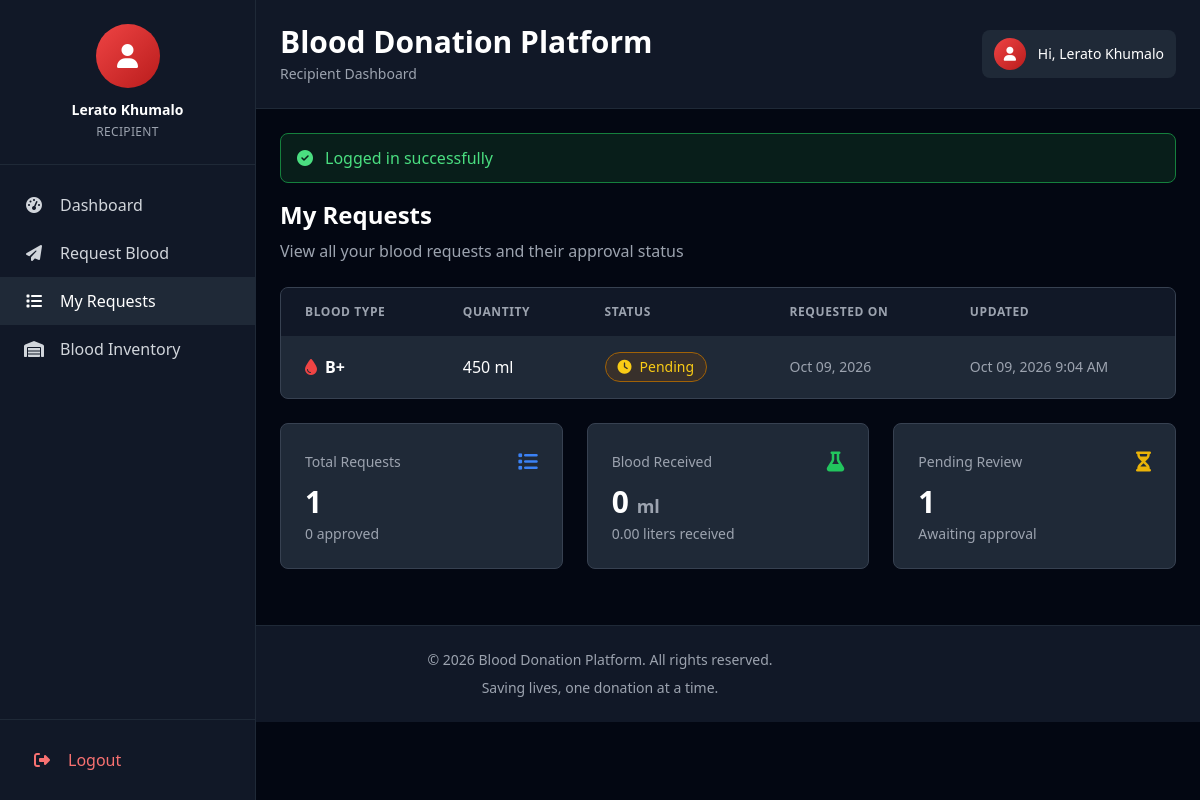
Screenshot of /my_requests.php (signed in) with the database file from the repository.
### tables this page shows
CREATE TABLE IF NOT EXISTS users (
  id INT AUTO_INCREMENT PRIMARY KEY,
  full_name VARCHAR(150) NOT NULL,
  email VARCHAR(150) NOT NULL UNIQUE,
  password VARCHAR(255) NOT NULL,
  phone VARCHAR(30),
  gender ENUM('Male','Female','Other') DEFAULT 'Other',
  blood_type VARCHAR(3),
  address TEXT,
  user_type ENUM('Admin','Staff','Donor','Recipient') NOT NULL DEFAULT 'Donor',
  created_at TIMESTAMP DEFAULT CURRENT_TIMESTAMP
);

CREATE TABLE IF NOT EXISTS requests (
  id INT AUTO_INCREMENT PRIMARY KEY,
  recipient_id INT NOT NULL,
  blood_type VARCHAR(3) NOT NULL,
  quantity_ml INT NOT NULL,
  status ENUM('Pending','Approved','Rejected','Fulfilled') DEFAULT 'Pending',
  created_at TIMESTAMP DEFAULT CURRENT_TIMESTAMP,
  fulfilled_by_donation_id INT,
  FOREIGN KEY (recipient_id) REFERENCES users(id) ON DELETE CASCADE,
  FOREIGN KEY (fulfilled_by_donation_id) REFERENCES donations(id) ON DELETE SET NULL
);

### db.php (called while the page is built, shortened)
<?php
$db_host = 'localhost';
$db_user = 'root';
$db_pass = '';
$db_name = 'blood_donation_db';
$con = new mysqli($db_host, $db_user, $db_pass, $db_name);
function flash($key, $val = null) {
    if ($val === null) {
        if (isset($_SESSION['flash'][$key])) {
            $v = $_SESSION['flash'][$key];
            return $v;
        }
        return null;
    }
}
function current_user() {
    global $con;
    $id = (int)$_SESSION['user_id'];
    $res = $con->query("SELECT * FROM users WHERE id=$id");
    if ($res && $res->num_rows) return $res->fetch_assoc();
    return null;
}
?>

### my_requests.php (the view, shortened to what this page needs)
<?php
require_once 'db.php';
include 'header.php';
?>
<div class="mb-6">
  <h2 class="text-2xl font-bold text-white mb-2">My Requests</h2>
  <p class="text-gray-400">View all your blood requests and their approval status</p>
</div>
<div class="bg-gray-800 border border-gray-700 rounded-lg overflow-hidden">
  <?php
  $res = $con->query("SELECT * FROM requests WHERE recipient_id={$user['id']} ORDER BY created_at DESC");
  if ($res && $res->num_rows) {
      echo '<div class="overflow-x-auto">';
      echo '<table class="w-full">';
      echo '<thead class="bg-gray-900">';
      echo '<tr>';
      echo '<th class="px-6 py-4 text-left text-xs font-semibold text-gray-400 uppercase tracking-wider">Blood Type</th>';
      echo '<th class="px-6 py-4 text-left text-xs font-semibold text-gray-400 uppercase tracking-wider">Quantity</th>';
      echo '<th class="px-6 py-4 text-left text-xs font-semibold text-gray-400 uppercase tracking-wider">Status</th>';
      echo '<th class="px-6 py-4 text-left text-xs font-semibold text-gray-400 uppercase tracking-wider">Requested On</th>';
      echo '<th class="px-6 py-4 text-left text-xs font-semibold text-gray-400 uppercase tracking-wider">Updated</th>';
      echo '</tr>';
      echo '</thead>';
      echo '<tbody class="divide-y divide-gray-700">';
      while ($r = $res->fetch_assoc()) {
          $status = $r['status'];
          if ($status === 'Approved') {
              $badge_class = 'bg-green-900/30 text-green-400 border-green-700';
              $icon = 'fa-check-circle';
          } elseif ($status === 'Rejected') {
              $badge_class = 'bg-red-900/30 text-red-400 border-red-700';
              $icon = 'fa-times-circle';
          } else {
              $badge_class = 'bg-yellow-900/30 text-yellow-400 border-yellow-700';
              $icon = 'fa-clock';
          }
          echo '<tr class="hover:bg-gray-750 transition-colors">';
          echo '<td class="px-6 py-4 whitespace-nowrap">';
          echo '<div class="flex items-center gap-2">';
          echo '<i class="fas fa-tint text-red-500"></i>';
          echo '<span class="text-white font-semibold">' . htmlspecialchars($r['blood_type']) . '</span>';
          echo '</div>';
          echo '</td>';
          echo '<td class="px-6 py-4 whitespace-nowrap text-white">' . number_format($r['quantity_ml']) . ' ml</td>';
          echo '<td class="px-6 py-4 whitespace-nowrap">';
          echo '<span class="inline-flex items-center gap-2 px-3 py-1 rounded-full text-sm font-medium border ' . $badge_class . '">';
          echo '<i class="fas ' . $icon . '"></i>';
          echo $status;
          echo '</span>';
          echo '</td>';
          echo '<td class="px-6 py-4 whitespace-nowrap text-gray-400 text-sm">' . date('M d, Y', strtotime($r['created_at'])) . '</td>';
          echo '<td class="px-6 py-4 whitespace-nowrap text-gray-400 text-sm">' . date('M d, Y g:i A', strtotime($r['updated_at'] ?? $r['created_at'])) . '</td>';
          echo '</tr>';
      }
      echo '</tbody>';
      echo '</table>';
      echo '</div>';
  }
  ?>
</div>
<?php if ($res && $res->num_rows): ?>
<div class="grid grid-cols-1 md:grid-cols-3 gap-6 mt-6">
  <?php
  $stats_res = $con->query("SELECT
    COUNT(*) as total,
    SUM(CASE WHEN status='Approved' THEN 1 ELSE 0 END) as approved,
    SUM(CASE WHEN status='Pending' THEN 1 ELSE 0 END) as pending,
    SUM(CASE WHEN status='Approved' THEN quantity_ml ELSE 0 END) as total_ml
    FROM requests WHERE recipient_id={$user['id']}");
  $stats = $stats_res->fetch_assoc();
  ?>
  <div class="bg-gray-800 border border-gray-700 rounded-lg p-6">
    <div class="flex items-center justify-between mb-2">
      <h3 class="text-gray-400 text-sm font-medium">Total Requests</h3>
      <i class="fas fa-list text-blue-500 text-xl"></i>
    </div>
    <p class="text-3xl font-bold text-white"><?=$stats['total']?></p>
    <p class="text-gray-400 text-sm mt-1"><?=$stats['approved']?> approved</p>
  </div>
  <div class="bg-gray-800 border border-gray-700 rounded-lg p-6">
    <div class="flex items-center justify-between mb-2">
      <h3 class="text-gray-400 text-sm font-medium">Blood Received</h3>
      <i class="fas fa-flask text-green-500 text-xl"></i>
    </div>
    <p class="text-3xl font-bold text-white"><?=number_format($stats['total_ml'])?> <span class="text-lg text-gray-400">ml</span></p>
    <p class="text-gray-400 text-sm mt-1"><?=number_format($stats['total_ml'] / 1000, 2)?> liters received</p>
  </div>
  <div class="bg-gray-800 border border-gray-700 rounded-lg p-6">
    <div class="flex items-center justify-between mb-2">
      <h3 class="text-gray-400 text-sm font-medium">Pending Review</h3>
      <i class="fas fa-hourglass-half text-yellow-500 text-xl"></i>
    </div>
    <p class="text-3xl font-bold text-white"><?=$stats['pending']?></p>
    <p class="text-gray-400 text-sm mt-1">Awaiting approval</p>
  </div>
</div>
<?php endif; ?>
<?php include 'footer.php'; ?>

### header.php (shortened to what this page needs)
<?php
require_once __DIR__ . '/db.php';
$user = current_user();
$current_page = basename($_SERVER['PHP_SELF']);
?>
<!doctype html>
<html lang="en">
<head>
  <script src="https://cdn.tailwindcss.com"></script>
  <link rel="stylesheet" href="https://cdnjs.cloudflare.com/ajax/libs/font-awesome/6.4.0/css/all.min.css" />
  <link rel="stylesheet" href="assets/css/custom.css" />
</head>
<body class="bg-gray-950 text-white overflow-x-hidden">
  <?php if ($user): ?>
  <div id="sidebar" class="fixed left-0 top-0 w-64 h-screen bg-gray-900 border-r border-gray-800 z-40 transition-all duration-300 flex flex-col overflow-y-auto md:translate-x-0 -translate-x-full">
    <div class="border-b border-gray-800 p-6 text-center flex-shrink-0 mt-16 md:mt-0">
      <div class="w-16 h-16 bg-gradient-to-br from-red-500 to-red-700 rounded-full mx-auto mb-3 flex items-center justify-center overflow-hidden flex-shrink-0">
        <i class="fas fa-user text-white text-2xl"></i>
      </div>
      <h3 class="text-white font-semibold text-sm mb-1"><?php echo htmlspecialchars($user['full_name']); ?></h3>
      <p class="text-gray-400 text-xs uppercase tracking-wide"><?php echo htmlspecialchars($user['user_type']); ?></p>
    </div>
    <nav class="flex-1 py-4 px-0">
      <a href="dashboard.php" class="nav-item flex items-center px-6 py-3 text-gray-300 hover:text-white hover:bg-gray-800 transition-all duration-200 <?php echo $current_page == 'dashboard.php' ? 'bg-gray-800 text-white' : ''; ?>">
        <i class="fas fa-tachometer-alt w-5 text-center mr-4"></i>
        <span class="nav-text">Dashboard</span>
      </a>
      <?php if ($user['user_type'] === 'Donor'): ?>
        <a href="donate.php" class="nav-item flex items-center px-6 py-3 text-gray-300 hover:text-white hover:bg-gray-800 transition-all duration-200 <?php echo $current_page == 'donate.php' ? 'bg-gray-800 text-white' : ''; ?>">
          <i class="fas fa-hand-holding-heart w-5 text-center mr-4"></i>
          <span class="nav-text">Donate Blood</span>
        </a>
        <a href="my_donations.php" class="nav-item flex items-center px-6 py-3 text-gray-300 hover:text-white hover:bg-gray-800 transition-all duration-200 <?php echo $current_page == 'my_donations.php' ? 'bg-gray-800 text-white' : ''; ?>">
          <i class="fas fa-history w-5 text-center mr-4"></i>
          <span class="nav-text">My Donations</span>
        </a>
      <?php elseif ($user['user_type'] === 'Recipient'): ?>
        <a href="requests.php" class="nav-item flex items-center px-6 py-3 text-gray-300 hover:text-white hover:bg-gray-800 transition-all duration-200 <?php echo $current_page == 'requests.php' ? 'bg-gray-800 text-white' : ''; ?>">
          <i class="fas fa-paper-plane w-5 text-center mr-4"></i>
          <span class="nav-text">Request Blood</span>
        </a>
        <a href="my_requests.php" class="nav-item flex items-center px-6 py-3 text-gray-300 hover:text-white hover:bg-gray-800 transition-all duration-200 <?php echo $current_page == 'my_requests.php' ? 'bg-gray-800 text-white' : ''; ?>">
          <i class="fas fa-list w-5 text-center mr-4"></i>
          <span class="nav-text">My Requests</span>
        </a>
      <?php endif; ?>
      <?php if ($user['user_type'] !== 'Admin'): ?>
        <a href="inventory.php" class="nav-item flex items-center px-6 py-3 text-gray-300 hover:text-white hover:bg-gray-800 transition-all duration-200 <?php echo $current_page == 'inventory.php' ? 'bg-gray-800 text-white' : ''; ?>">
          <i class="fas fa-warehouse w-5 text-center mr-4"></i>
          <span class="nav-text">Blood Inventory</span>
        </a>
      <?php endif; ?>
    </nav>
    <div class="border-t border-gray-800 p-4 flex-shrink-0">
      <a href="logout.php" class="flex items-center px-4 py-3 text-red-400 hover:text-red-300 hover:bg-red-900/20 rounded-lg transition-all duration-200">
        <i class="fas fa-sign-out-alt w-5 text-center mr-4"></i>
        <span class="nav-text">Logout</span>
      </a>
    </div>
  </div>
  <div class="md:ml-64 transition-all duration-300">
    <div class="bg-gray-900 border-b border-gray-800 sticky top-0 z-20">
      <div class="flex flex-col md:flex-row items-start md:items-center justify-between gap-4 p-6 mt-16 md:mt-0">
        <div class="flex-1">
          <h1 class="text-3xl font-bold text-white mb-1">Blood Donation Platform</h1>
          <p class="text-gray-400 text-sm"><?php echo htmlspecialchars($user['user_type']); ?> Dashboard</p>
        </div>
        <div class="flex items-center gap-4 w-full md:w-auto">
          <div class="flex items-center gap-3 bg-gray-800 px-3 py-2 rounded-lg">
            <div class="w-8 h-8 bg-gradient-to-br from-red-500 to-red-700 rounded-full flex items-center justify-center">
              <i class="fas fa-user text-white text-sm"></i>
            </div>
            <span class="text-sm text-white hidden sm:inline">Hi, <?php echo htmlspecialchars($user['full_name']); ?></span>
          </div>
        </div>
      </div>
    </div>
    <div class="p-6">
      <?php if ($m = flash('success')): ?>
        <div class="bg-green-900/30 border border-green-700 text-green-400 px-4 py-3 rounded-lg mb-4 flex items-center">
          <i class="fas fa-check-circle mr-3"></i>
          <span><?php echo htmlspecialchars($m); ?></span>
        </div>
      <?php endif; ?>
  <?php endif; ?>

### assets/css/custom.css (style rules this page uses)
html { scroll-behavior: smooth; }
* { transition: background-color 0.2s ease, color 0.2s ease, border-color 0.2s ease; }
button, a, input, select, textarea { transition: all 0.2s ease; }

### rows the page displays
users: full_name "Lerato Khumalo", user_type "RECIPIENT", user_type "Recipient"
requests: blood_type "B+", quantity_ml "450", status "Pending", created_at "Oct 09, 2026", created_at "Oct 09, 2026 9:04 AM"

### other values shown
$m "Logged in successfully"
$stats['total'] "1"
$stats['approved'] "0"
$stats['total_ml'] "0"
$stats['total_ml'] / 1000 "0.00"
$stats['pending'] "1"
